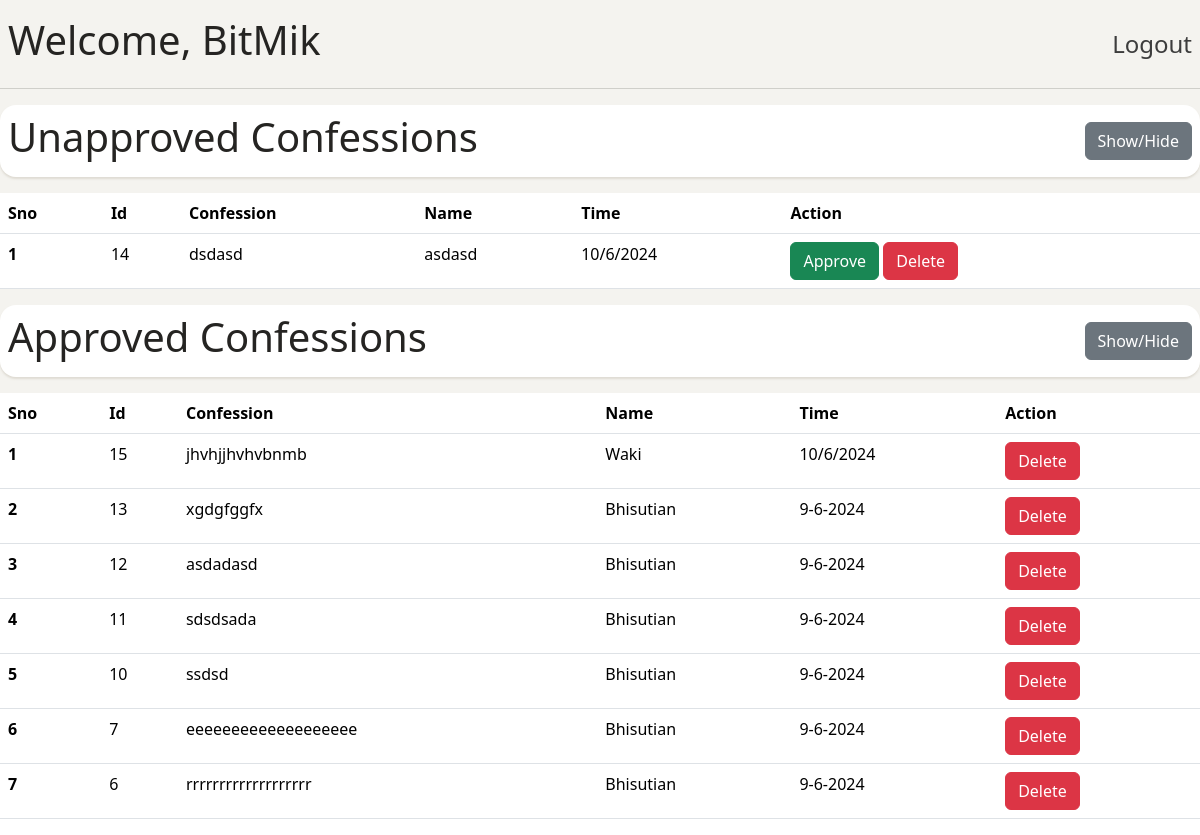
Page /admin (signed in) on the committed database.
### app.py (models this page shows)
class Confessions(db.Model):
    Id = db.Column(db.Integer, primary_key=True)
    Confession = db.Column(db.String(1000), nullable=False)
    Name = db.Column(db.String(100),nullable=False)
    Date = db.Column(db.String,default=date)
    Approved = db.Column(db.Boolean, default=False)

### app.py (the view, shortened to what this page needs)
@app.route('/admin', methods=['GET', 'POST'])
def admin():
    if 'admin' not in session:
        return redirect(url_for('login'))
    allConfessions = Confessions.query.filter_by(Approved=False).order_by(Confessions.Id.desc()).all()
    allApprovedConfessions = Confessions.query.filter_by(Approved=True).order_by(Confessions.Id.desc()).all()
    return render_template('admin.html', admin=session['admin'],allConfessions=allConfessions,a_allConfession=allApprovedConfessions)

### templates/admin.html (shortened to what this page needs)
<!DOCTYPE html>
<html lang="en">
<head>
    <link rel="stylesheet" href="../static/CSS/admin.css">
    <link href="https://cdn.jsdelivr.net/npm/bootstrap@5.3.3/dist/css/bootstrap.min.css" rel="stylesheet">
</head>
<body>
    <div class="main">
        <div class="topcontent"
        style="display: flex;
        align-items: center;
        justify-content: space-between;
        ">
            <h1>Welcome, {{admin}}</h1>
            <a href="{{ url_for('logout') }}">Logout</a>
        </div>
        <div class="unapprovedtable">
            <h1>Unapproved Confessions</h1>
            <button type="button" class="btn btn-secondary" id="hide_ua">Show/Hide</button>
        </div>
        <form action="/admin" method="POST">
        <table class="table" id="unapproved" >
            <thead>
              <tr>
                <th scope="col">Sno</th>
                <th scope="col">Id</th>
                <th scope="col">Confession</th>
                <th scope="col">Name</th>
                <th scope="col">Time</th>
                <th scope="col">Action</th>
              </tr>
            </thead>
            <tbody>
                {% for confession in allConfessions %}
                <tr>
                    <th scope="row">{{loop.index}}</th>
                    <td>{{confession.Id}}</td>
                    <td>{{confession.Confession}}</td>
                    <td>{{confession.Name}}</td>
                    <td>{{confession.Date}}</td>
                    <td>
                        <button type="submit" class="btn btn-success" name="approve" value="{{confession.Id}}">Approve</button>
                        <button type="submit" class="btn btn-danger" name="delete" value="{{confession.Id}}">Delete</button>
                    </td>
                </tr>
                {% endfor %}
            </tbody>
        </table>
        <div class="approvedtable">
            <h1>Approved Confessions</h1>
            <button type="button" class="btn btn-secondary" id="hide_a">Show/Hide</button>
        </div>
        <form action="/admin" method="POST">
        <table class="table" id="approved" >
            <thead>
              <tr>
                <th scope="col">Sno</th>
                <th scope="col">Id</th>
                <th scope="col">Confession</th>
                <th scope="col">Name</th>
                <th scope="col">Time</th>
                <th scope="col">Action</th>
              </tr>
            </thead>
            <tbody>
                {% for a_confession in a_allConfession %}
                <tr>
                    <th scope="row">{{loop.index}}</th>
                    <td>{{a_confession.Id}}</td>
                    <td>{{a_confession.Confession}}</td>
                    <td>{{a_confession.Name}}</td>
                    <td>{{a_confession.Date}}</td>
                    <td>
                        <button type="submit" class="btn btn-danger" name="delete" value="{{a_confession.Id}}">Delete</button>
                    </td>
                </tr>
                {% endfor %}
            </tbody>
        </table>
        </form>
    </div>
</body>
</html>

### static/CSS/admin.css (style rules this page uses)
.main { min-height:100vh ; background-color:#f4f3ef; color: #252422; }
.topcontent { border-bottom: 1px solid #cfcfca; padding: 1rem 0.5rem; }
.topcontent a { color: rgb(61, 61, 61); font-size: 1.5rem; text-decoration: dashed; transition: 0.3s; }
#unapproved,#approved { animation: tableOpening 0.3s ease-in-out forwards ; }
.unapprovedtable,.approvedtable { font-weight: bolder; display: flex; margin: 1rem 0; justify-content: space-between; align-items: center; padding: 0.5rem; border-radius: 1rem; width: 100%; box-shadow: 0 2px 2px rgba(204, 197, 185, .5); background-color: #fff; color: #252422; }

### rows in the picture
Confessions: Id "14", Confession "dsdasd", Name "asdasd", Date "10/6/2024"
Confessions: Id "15", Confession "jhvhjjhvhvbnmb", Name "Waki", Date "10/6/2024"
Confessions: Id "13", Confession "xgdgfggfx", Name "Bhisutian", Date "9-6-2024"
Confessions: Id "12", Confession "asdadasd", Name "Bhisutian", Date "9-6-2024"
Confessions: Id "11", Confession "sdsdsada", Name "Bhisutian", Date "9-6-2024"
Confessions: Id "10", Confession "ssdsd", Name "Bhisutian", Date "9-6-2024"
Confessions: Id "7", Confession "eeeeeeeeeeeeeeeeeee", Name "Bhisutian", Date "9-6-2024"
Confessions: Id "6", Confession "rrrrrrrrrrrrrrrrrrr", Name "Bhisutian", Date "9-6-2024"

### other values in the picture
{{ admin }} "BitMik"
